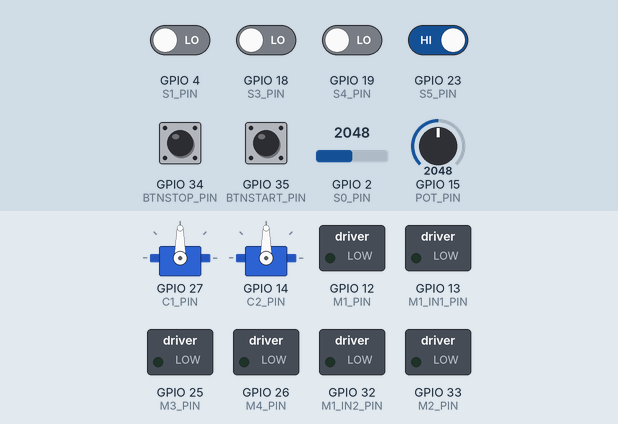
Recording of a sketch running on a simulated ESP32. On the bench: 2 × servo, switched loads named in the sketch (green lamp = pin HIGH). The inputs (shaded band) are chosen by the test bench; at power-on: GPIO 23 (S5_PIN) HIGH, GPIO 4 (S1_PIN), GPIO 18 (S3_PIN), GPIO 19 (S4_PIN), GPIO 34 (BTNSTOP_PIN), GPIO 35 (BTNSTART_PIN) LOW, GPIO 15 (POT_PIN) = 2048, GPIO 2 (S0_PIN) = 2048.

Above: at 1.2 s.
1.3 s: GPIO 35 (BTNSTART_PIN) pulled HIGH for 0.15 s
At 1.8 s:
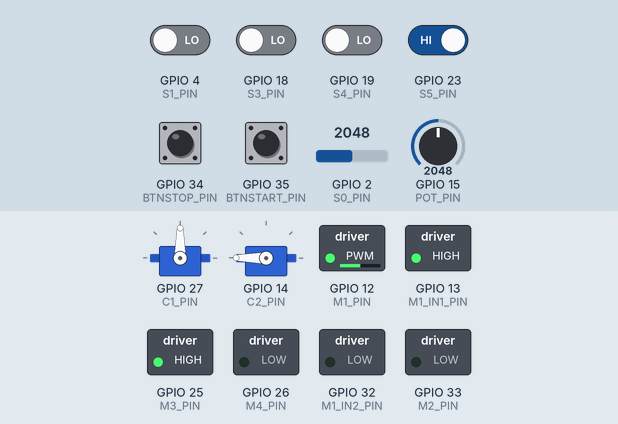
3.0 s: GPIO 15 (POT_PIN) set to 2866
At 4.2 s:
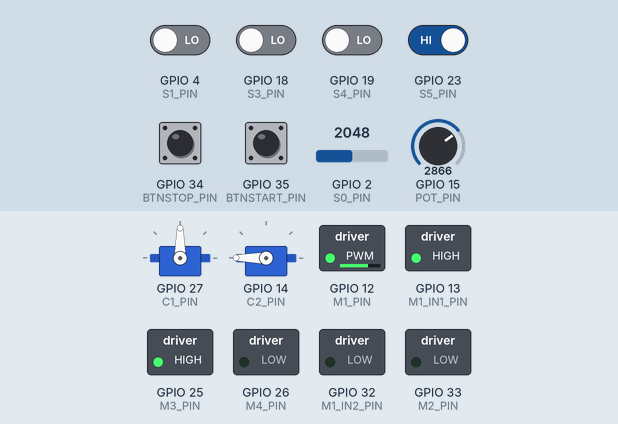
4.5 s: GPIO 2 (S0_PIN) set to 54
6.0 s: GPIO 2 (S0_PIN) set to 46
At 6.6 s:
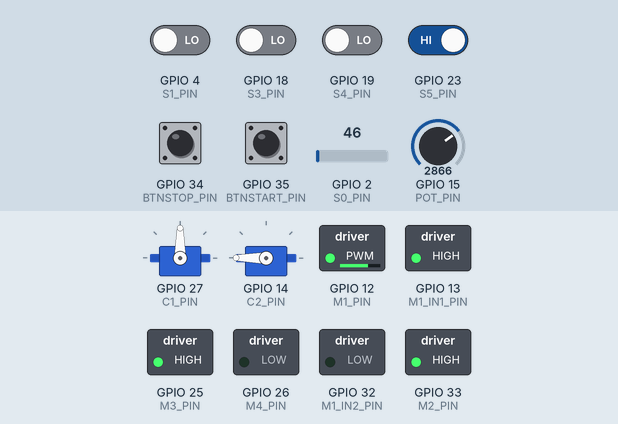
7.7 s: GPIO 19 (S4_PIN) driven HIGH
At 8.5 s:
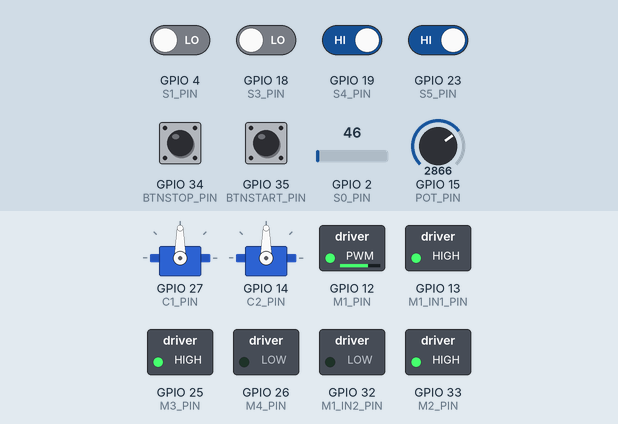
9.2 s: GPIO 23 (S5_PIN) driven LOW
At 10.3 s:
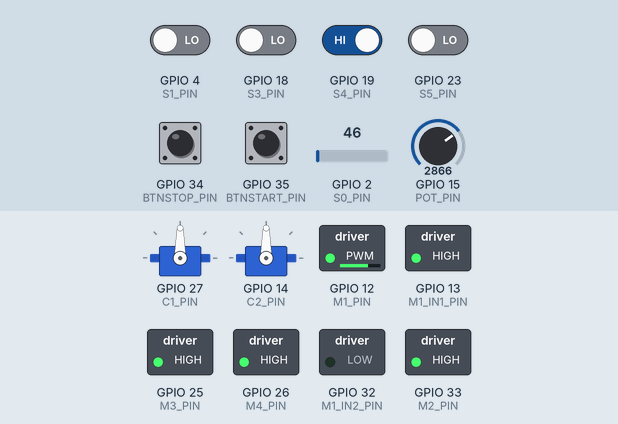
Timing chart, 0 to 27.6 s (numbered marks = the images above; inputs shaded):
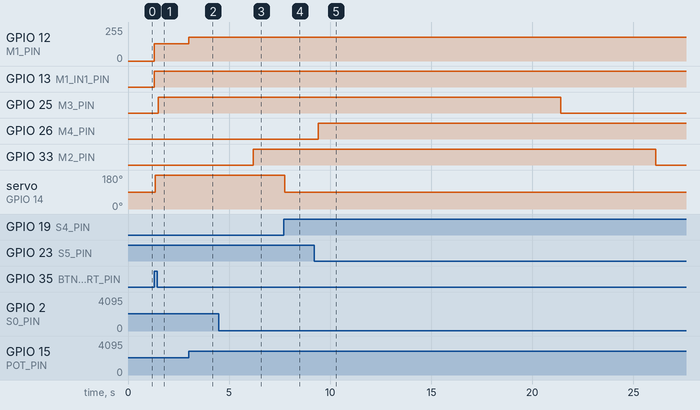

The sketch:

ProyectoRTOS.ino
```cpp
#include <ESP32Servo.h>

#if CONFIG_FREERTOS_UNICORE
  static const BaseType_t app_cpu = 0;
#else
  static const BaseType_t app_cpu = 1;
#endif

// Creación de servos
Servo servoC1;
Servo servoC2;

// Configuración de pines
#define BTNSTOP_PIN 34   // Botón de paro
#define BTNSTART_PIN 35  // Botón de arranque
#define POT_PIN 15  // Pin para potenciómetro
#define S0_PIN 2   // Sensor para medir S0
#define S1_PIN 4   // Sensor para medir S1
#define S2_PIN 5   // Sensor para medir S2
#define S3_PIN 18   // Sensor S3 para activar banda
#define S4_PIN 19   // Sensor S4 para activar banda
#define S5_PIN 23   // Sensor S5 para activar banda
#define M1_PIN 12    // PWM para de motor M1
#define M1_IN1_PIN 13 // Entrada 1 para puente H
#define M1_IN2_PIN 32 // Entrada 2 para puente H
#define M2_PIN 33    // Activación de motor M2
#define M3_PIN 25    // Activación de motor M3
#define M4_PIN 26   // Activación de motor M4
#define C1_PIN 27   // Servomotor C1
#define C2_PIN 14   // Servomotor C2

// Declaración de semáforos para mutex
static SemaphoreHandle_t Mutex_M2;
static SemaphoreHandle_t Mutex_M3;
static SemaphoreHandle_t Mutex_M4;

// Variables para las tareas
TaskHandle_t task1Handle;
TaskHandle_t task2Handle;
TaskHandle_t task3Handle;
TaskHandle_t task4Handle;
TaskHandle_t task5Handle;
TaskHandle_t task6Handle;
TaskHandle_t task7Handle;
TaskHandle_t task8Handle;
TaskHandle_t task9Handle;
TaskHandle_t task10Handle;

// Prototipos de funciones
void task1(void *pvParameters);
void task2(void *pvParameters);
void task3(void *pvParameters);
void task4(void *pvParameters);
void task5(void *pvParameters);
void task6(void *pvParameters);
void task7(void *pvParameters);
void task8(void *pvParameters);
void task9(void *pvParameters);
void task10(void *pvParameters);

// Variables globales
bool chambear = false; // Habilita el funcionamiento del sistema
int VelPWM = 0; // Determina la velocidad de la banda principal
int PosArriba = 90; // Posición de paso de los servomotores
int PosAbajo = 180; // Posición de bloqueo de los servomotores
bool Ldetectado = false;  // Indica si se detectó un objeto grande
bool Mdetectado = false;  // Indica si se detectó un objeto mediano
int LenBanda = 0; // Indica si existen paquetes grandes en la banda principal
int MenBanda = 0; // Indica si existen paquetes medianos en la banda principal
int CuentaL = 0;  // Almacena la cantidad de paquetes grandes clasificados
int CuentaM = 0;  // Almacena la cantidad de paquetes medianos clasificados
int CuentaS = 0;  // Almacena la cantidad de paquetes chicos clasificados
int TiempoL = 0;  // Almacenan el tiempo que tiene que encender las bandas 1, 2 y 3
int TiempoS = 0;
int TiempoM = 0;

void setup() {
  // Inicialización del puerto serial
  Serial.begin(115200);

  // Configuración de pines
  pinMode(BTNSTOP_PIN, INPUT);
  pinMode(BTNSTART_PIN, INPUT);
  pinMode(POT_PIN, INPUT);
  pinMode(S0_PIN, INPUT);
  pinMode(S1_PIN, INPUT);
  pinMode(S2_PIN, INPUT);
  pinMode(S3_PIN, INPUT);
  pinMode(S4_PIN, INPUT);
  pinMode(S5_PIN, INPUT);
  pinMode(M1_PIN, OUTPUT);
  pinMode(M1_IN1_PIN, OUTPUT);
  pinMode(M1_IN2_PIN, OUTPUT);
  pinMode(M2_PIN, OUTPUT);
  pinMode(M3_PIN, OUTPUT);
  pinMode(M4_PIN, OUTPUT);
  servoC1.attach(C1_PIN);
  servoC2.attach(C2_PIN);

  // Inicializar salidas
  digitalWrite(M2_PIN, LOW);
  digitalWrite(M3_PIN, LOW);
  digitalWrite(M4_PIN, LOW);
  digitalWrite(M1_PIN, LOW);
  digitalWrite(M1_IN1_PIN, LOW);
  digitalWrite(M1_IN2_PIN, LOW);
  servoC1.write(PosArriba);
  servoC2.write(PosArriba);

  ledcAttach(M1_PIN, 100, 12);

  //Crear mutex antes de comenzar las tareas
  Mutex_M2 = xSemaphoreCreateMutex();
  Mutex_M3 = xSemaphoreCreateMutex();
  Mutex_M4 = xSemaphoreCreateMutex();
  // Inicialización de tareas
  xTaskCreatePinnedToCore(task1, "Task 1", 4096, NULL, 1, NULL, 0);
  xTaskCreatePinnedToCore(task2, "Task 2", 4096, NULL, 1, NULL, 0); //
  xTaskCreatePinnedToCore(task3, "Task 3", 4096, NULL, 1, NULL, 0); //
  xTaskCreatePinnedToCore(task4, "Task 4", 4096, NULL, 1, NULL, 0); //
  xTaskCreatePinnedToCore(task5, "Task 5", 4096, NULL, 1, NULL, 0); //
  xTaskCreatePinnedToCore(task6, "Task 6", 4096, NULL, 1, NULL, 0); //
  xTaskCreatePinnedToCore(task7, "Task 7", 4096, NULL, 1, NULL, 0); //
  xTaskCreatePinnedToCore(task8, "Task 8", 4096, NULL, 1, NULL, 0); //
  xTaskCreatePinnedToCore(task9, "Task 9", 4096, NULL, 1, NULL, 0); //
  xTaskCreatePinnedToCore(task10, "Task 10", 4096, NULL, 1, NULL, 0); //
}

// Lectura de botones de paro y arranque
void task1(void *pvParameters) {
  while (1) {
    if (digitalRead(BTNSTART_PIN) == HIGH){
      chambear = true; // Habilitar sistema si se presiona botón de arranque
    }
    if (digitalRead(BTNSTOP_PIN) == HIGH){
      chambear = false; // Deshabilitar sistema si se presiona botón de paro
    }
    vTaskDelay(100 / portTICK_PERIOD_MS);
  }
}

// Activación de banda principal con M1
void task2(void *pvParameters) {
  int analogVel = 0;
  while (1) {
    // Lectura analógica de pin de potenciómetro
    analogVel = analogRead(POT_PIN);
    VelPWM = map(analogVel, 0, 4095, 0, 4095);
    if (chambear == true){
      // Actualiza PWM y señales que controlan velocidad de banda principal
      ledcWrite(M1_PIN, VelPWM);
      digitalWrite(M1_IN1_PIN, HIGH);
      digitalWrite(M1_IN2_PIN, LOW);
    } else {
      // Deshabilita señales que controlan banda principal
      analogWrite(M1_PIN, 0);
      digitalWrite(M1_IN1_PIN, LOW);
      digitalWrite(M1_IN2_PIN, LOW);
    }
    vTaskDelay(100 / portTICK_PERIOD_MS);
  }
}

// Medición de cajas
void task3(void *pvParameters) {
  while (1) {
    if (chambear == true){
      if ((analogRead(S0_PIN) < 50)&&(digitalRead(S1_PIN) == LOW)){
        Ldetectado = true; // Detección de paquete grande
        LenBanda ++; // Cantidad de paquetes grandes actualmente en banda aumenta 1
        while((analogRead(S0_PIN) < 50)&&(digitalRead(S1_PIN) == LOW)){
          vTaskDelay(10 / portTICK_PERIOD_MS);
          // Espera a que el paquete se retire del sensor
        }
      } else if((analogRead(S0_PIN) > 1000)&&(digitalRead(S1_PIN) == LOW)&&(LenBanda==0)){
        Mdetectado = true; // Detección de paquete mediano
        MenBanda ++;
        while((analogRead(S0_PIN) > 1000)&&(digitalRead(S1_PIN) == LOW)){
          vTaskDelay(10 / portTICK_PERIOD_MS);
        }
      }
    }
    vTaskDelay(50 / portTICK_PERIOD_MS);
  }
}

// Redireccionamiento y conteo de cajas grandes
void task4(void *pvParameters) {
  while (1) {
    if(Ldetectado){
      // Si se detectó paquete grande
      while (digitalRead(S3_PIN) == HIGH){
        // C1 a posición baja para desviar paquete a banda 1
        servoC1.write(PosAbajo);
        vTaskDelay(10 / portTICK_PERIOD_MS);
      }
      if(xSemaphoreTake(Mutex_M2, pdMS_TO_TICKS(100)) == pdTRUE){
        // Establecer el tiempo de encendido de banda 1
        TiempoL = 10000;
        xSemaphoreGive(Mutex_M2);
      }
      LenBanda --; // Al detectar caja en banda 1, disminuye la cantidad en banda 0
      CuentaL ++; // Aumenta el total de cajas clasificadas
      while (digitalRead(S3_PIN) == LOW) {
        // Espera a despejar sensor S3
        vTaskDelay(10 / portTICK_PERIOD_MS);
      }
      Ldetectado = false;
    } else {
      // Quita barrera levantando C1
      servoC1.write(PosArriba);
    }
    vTaskDelay(50 / portTICK_PERIOD_MS);
  }
}


// Redireccionamiento y conteo de cajas medianas
void task5(void *pvParameters) {
  while (1) {
    if(MenBanda > 0){
      servoC2.write(PosAbajo); // Si hay paquetes medianos en banda, baja barrera de C2 para desviarlos
      if (digitalRead(S4_PIN) == LOW){
        if(xSemaphoreTake(Mutex_M3, pdMS_TO_TICKS(100)) == pdTRUE){
          // Establecer el tiempo de encendido de banda 2
          TiempoM = 10000;
          xSemaphoreGive(Mutex_M3);
        }
        MenBanda --; // Al detectar caja en banda 1, disminuye la cantidad en banda 0
        CuentaM ++; // Aumenta el total de cajas clasificadas
        while (digitalRead(S4_PIN) == LOW) {
          vTaskDelay(10 / portTICK_PERIOD_MS);
        }
      }
    } else {
      servoC2.write(PosArriba); // Levanta C2
    }
    vTaskDelay(50 / portTICK_PERIOD_MS);
  }
}


// Conteo de cajas pequeñas
void task6(void *pvParameters) {
  while (1) {
    if (digitalRead(S5_PIN) == LOW){
      // Si se bloquea sensor S5
      if(xSemaphoreTake(Mutex_M4, pdMS_TO_TICKS(100)) == pdTRUE){
          TiempoS = 10000; // Establecer el tiempo de encendido de banda 3
          xSemaphoreGive(Mutex_M4);
      }
      CuentaS ++; // Aumenta el total de cajas clasificadas
      while (digitalRead(S5_PIN) == LOW) {
        vTaskDelay(10 / portTICK_PERIOD_MS);
      }
    }
    vTaskDelay(100 / portTICK_PERIOD_MS);
  }
}


// Activación de banda para paquetes grandes
void task7(void *pvParameters) {
  while (1) {
    if(chambear == true){ // Si el sistema está activo
      if(TiempoL>0){
        if(xSemaphoreTake(Mutex_M2, pdMS_TO_TICKS(30)) == pdTRUE){
          TiempoL = TiempoL - 100; // Reducir tiempo restante cada 100ms
          vTaskDelay(100 / portTICK_PERIOD_MS);
          xSemaphoreGive(Mutex_M2);
        }
        // Mantener banda encendida mientras el conteo de tiempo no llegue a 0
        digitalWrite(M2_PIN, HIGH);
      }else{
        digitalWrite(M2_PIN, LOW); // Apagar banda
      }
    }else{
      digitalWrite(M2_PIN, LOW);  // Si el sistema no está activo, apaga banda
    }
    vTaskDelay(100 / portTICK_PERIOD_MS);
  }
}


// Activación de banda para paquetes medianos
void task8(void *pvParameters) {
  while (1) {
    if(chambear == true){ // Si el sistema está activo
      if(TiempoM>0){
        if(xSemaphoreTake(Mutex_M3, pdMS_TO_TICKS(30)) == pdTRUE){
          TiempoM = TiempoM - 100; // Reducir tiempo restante cada 100ms
          vTaskDelay(100 / portTICK_PERIOD_MS);
          xSemaphoreGive(Mutex_M3);
        }
        // Mantener banda encendida mientras el conteo de tiempo no llegue a 0
        digitalWrite(M3_PIN, HIGH);
      }else{
        digitalWrite(M3_PIN, LOW); // Apagar banda
      }
    }else{
      digitalWrite(M3_PIN, LOW); // Si el sistema no está activo, apaga banda
    }
    vTaskDelay(100 / portTICK_PERIOD_MS);
  }
}

// Activación de banda para paquetes pequeños
void task9(void *pvParameters) {
  while (1) {
    if(chambear == true){ // Si el sistema está activo
      if(TiempoS>0){
        if(xSemaphoreTake(Mutex_M4, pdMS_TO_TICKS(30)) == pdTRUE){
          TiempoS = TiempoS - 100; // Reducir tiempo restante cada 100ms
          vTaskDelay(100 / portTICK_PERIOD_MS);
          xSemaphoreGive(Mutex_M4);
        }
        // Mantener banda encendida mientras el conteo de tiempo no llegue a 0
        digitalWrite(M4_PIN, HIGH);
      }else{
        digitalWrite(M4_PIN, LOW); // Apagar banda
      }
    }else{
      digitalWrite(M4_PIN, LOW); // Si el sistema no está activo, apaga banda
    }
    vTaskDelay(100 / portTICK_PERIOD_MS);
  }
}

// Petición de cuentas
void task10(void *pvParameters) {
  while (1) {
    if (Serial.available()){
      String command = Serial.readStringUntil('\n'); // Leer comando
      if (command == "CUENTA"){
        // Imprime cuentas si recibe comando "CUENTA"
        Serial.print("\nPaquetes chicos: ");Serial.print(CuentaS);
        Serial.print("\nPaquetes medianos: ");Serial.print(CuentaM);
        Serial.print("\nPaquetes Grandes: ");Serial.print(CuentaL);
      }
    }
    vTaskDelay(100 / portTICK_PERIOD_MS);
  }
}

void loop() {
  // put your main code here, to run repeatedly:
  //Uwu
}
```

Measured:
- the behaviour switches between 50 and 49 on GPIO 2 (S0_PIN) (found by bisection; images 2 and 3)
- after the input at 1.3 s, GPIO 12 (M1_PIN): 0/255 → 128/255 at once; GPIO 13 (M1_IN1_PIN): LOW → HIGH at once; GPIO 25 (M3_PIN): LOW → HIGH after 0.20 s; servo on GPIO 14 (C2_PIN): 90° → 180° after 0.05 s
- after the input at 3.0 s, GPIO 12 (M1_PIN): 128/255 → 178/255 at once
- after the input at 4.5 s, every drawn part: stays the same
- after the input at 6.0 s, GPIO 33 (M2_PIN): LOW → HIGH after 0.20 s
- after the input at 7.7 s, servo on GPIO 14 (C2_PIN): 180° → 90° after 0.05 s
- after the input at 9.2 s, GPIO 26 (M4_PIN): LOW → HIGH after 0.20 s
